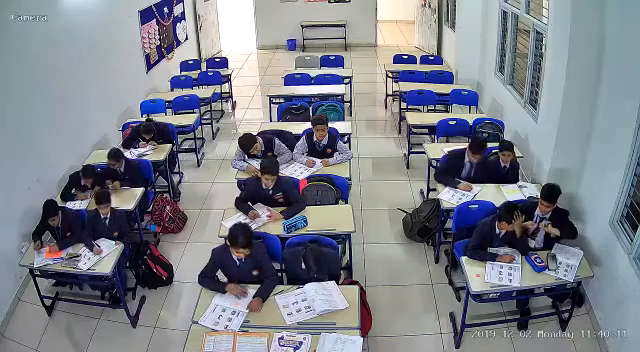
#> input picture frame 21 of content/11-classroom-monitoring/in_lesson/class_videos/class_video.mp4, 640 x 352 px, given in place of ShakyStreet.avi, which was not available
$ jupyter execute --allow-errors simple_video_stabilization_cv2.ipynb   (text cells are left out)
#> lines starting #> are read from the running program, lines starting #| are printed output that depends on the picture; after the words box and inside, x2 and y2 are one past the last pixel; in counts of white or black regions, pixels touching at a corner belong together; pictures that were not available may be replaced by others from this repository, and a replacement may not be noted
[cell 1]
# If needed, run this once:
# !pip install opencv-python matplotlib numpy

import cv2
import numpy as np
import matplotlib.pyplot as plt
from pathlib import Path

print("OpenCV:", cv2.__version__)

[cell 2]
VIDEO_PATH = Path("ShakyStreet.avi")
STABILIZED_PATH = Path("simpleStabilizedVideo.mp4")
CROPPED_PATH = Path("simpleStabilizedVideoCropped.mp4")

#> (the rest of this cell did not finish here and is left out)

[cell 3]
cap = cv2.VideoCapture(str(VIDEO_PATH))

if not cap.isOpened():
    raise RuntimeError("Could not open the video.")

fps = cap.get(cv2.CAP_PROP_FPS)
frame_count = int(cap.get(cv2.CAP_PROP_FRAME_COUNT))
width = int(cap.get(cv2.CAP_PROP_FRAME_WIDTH))
height = int(cap.get(cv2.CAP_PROP_FRAME_HEIGHT))

ok, frame1 = cap.read()
#> frame1 is the input picture: shape (352, 640, 3); mean B, G, R 138.2, 129.4, 125.4

if not ok:
    cap.release()
    raise RuntimeError("Could not read the first frame.")

print(f"FPS: {fps:.2f}")
print(f"Frames: {frame_count}")
print(f"Resolution: {width} x {height}")

[cell 4]
# OpenCV reads frames as BGR.
# Matplotlib expects RGB, so convert only for visualization.

frame1_rgb = cv2.cvtColor(frame1, cv2.COLOR_BGR2RGB)

plt.figure(figsize=(10, 6))
plt.imshow(frame1_rgb)
plt.axis("off")
plt.title("First frame")
plt.show()

[cell 5]
# Reference point of the template
template_origin = np.array([60, 140], dtype=np.float64)

template_w = 20
template_h = 20

x_center, y_center = template_origin.astype(int)

xmin = x_center - template_w // 2
ymin = y_center - template_h // 2

template = frame1[ymin:ymin + template_h, xmin:xmin + template_w]
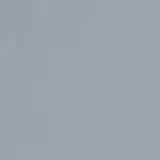
#> template: shape (20, 20, 3) (shown 8 times larger); mean B, G, R 172.6, 163.3, 152.2

if template.size == 0:
    raise ValueError("Template is outside the image.")

print("Template shape:", template.shape)
#| Template shape: (20, 20, 3)
print("Template top-left:", (xmin, ymin))

[cell 6]
# Display the template
plt.figure(figsize=(4, 4))
plt.imshow(cv2.cvtColor(template, cv2.COLOR_BGR2RGB))
plt.axis("off")
plt.title("Template")
plt.show()

[cell 7]
# Show the reference frame with the template location

frame1_with_box = frame1.copy()

cv2.rectangle(
    frame1_with_box,
    (xmin, ymin),
    (xmin + template_w, ymin + template_h),
    (0, 255, 0),
    2
)
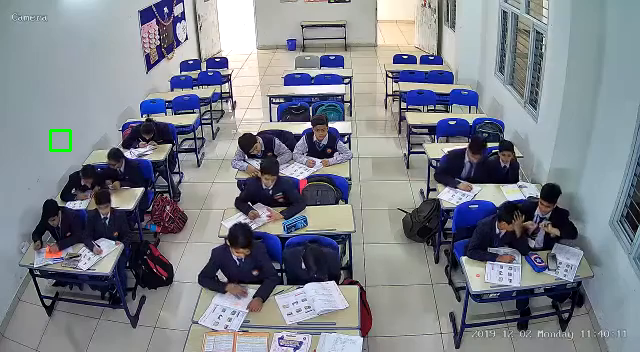
#> frame1_with_box: shape (352, 640, 3); 0.1% of pixels changed, all inside (x1, y1, x2, y2) = (49, 129, 72, 152)

plt.figure(figsize=(10, 6))
plt.imshow(cv2.cvtColor(frame1_with_box, cv2.COLOR_BGR2RGB))
plt.axis("off")
plt.title("Reference frame + template")
plt.show()

[cell 8]
def find_template_center(frame_gray, template_gray):
    """Find the template and return its center point and matching score."""

    result = cv2.matchTemplate(
        frame_gray,
        template_gray,
        cv2.TM_SQDIFF_NORMED
    )

    min_val, _, min_loc, _ = cv2.minMaxLoc(result)

    top_left = np.array(min_loc, dtype=np.float64)

    template_h, template_w = template_gray.shape[:2]
    center = top_left + np.array(
        [template_w / 2, template_h / 2],
        dtype=np.float64
    )

    return center, min_val

[cell 9]
x_min_offset = 0.0
x_max_offset = 0.0
y_min_offset = 0.0
y_max_offset = 0.0

template_gray = cv2.cvtColor(template, cv2.COLOR_BGR2GRAY)

print("Template origin:", template_origin)

$ run again, starting later in the video
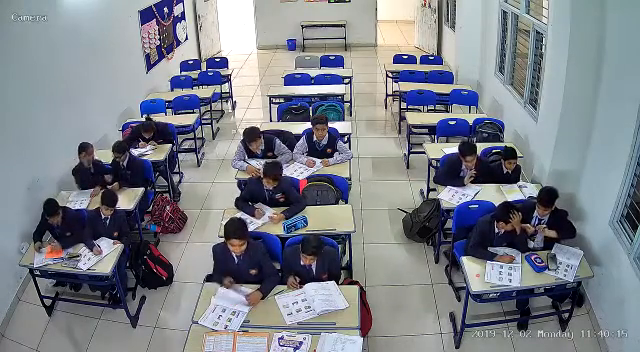
#> input picture frame 98 of content/11-classroom-monitoring/in_lesson/class_videos/class_video.mp4, 640 x 352 px, given in place of ShakyStreet.avi, which was not available
#> frame1 is the input picture: shape (352, 640, 3); mean B, G, R 138.1, 129.8, 125.4
#| Template shape: (20, 20, 3)
#> `cv2.rectangle( frame1_with_box, (xmin, ymin), (xmin + template_w, ymin..`:
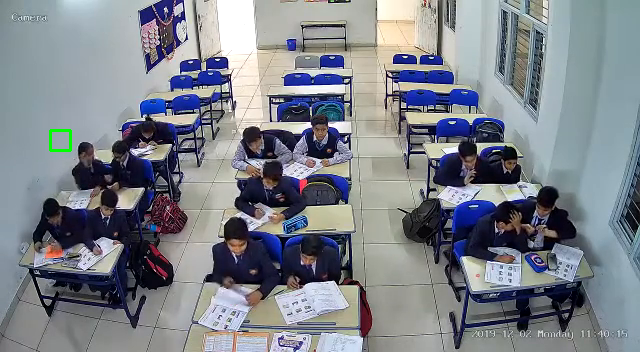
#> frame1_with_box: shape (352, 640, 3); 0.1% of pixels changed, all inside (x1, y1, x2, y2) = (49, 129, 72, 152)

$ run again, starting later in the video
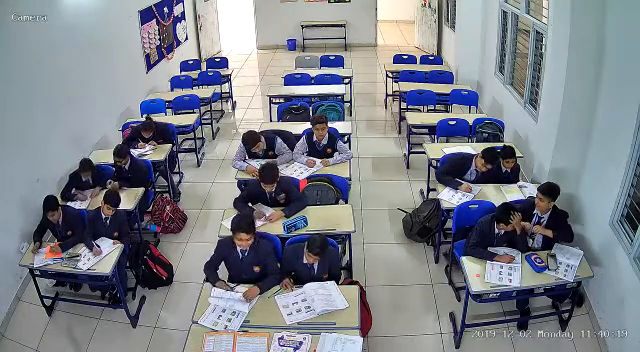
#> input picture frame 175 of content/11-classroom-monitoring/in_lesson/class_videos/class_video.mp4, 640 x 352 px, given in place of ShakyStreet.avi, which was not available
#> frame1 is the input picture: shape (352, 640, 3); mean B, G, R 137.8, 129.7, 125.4
#| Template shape: (20, 20, 3)
#> `cv2.rectangle( frame1_with_box, (xmin, ymin), (xmin + template_w, ymin..`:
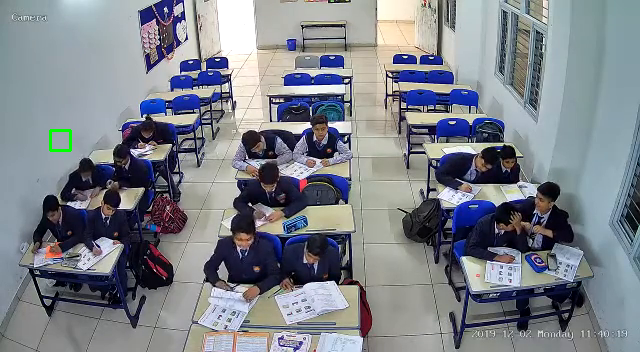
#> frame1_with_box: shape (352, 640, 3); 0.1% of pixels changed, all inside (x1, y1, x2, y2) = (49, 129, 72, 152)
